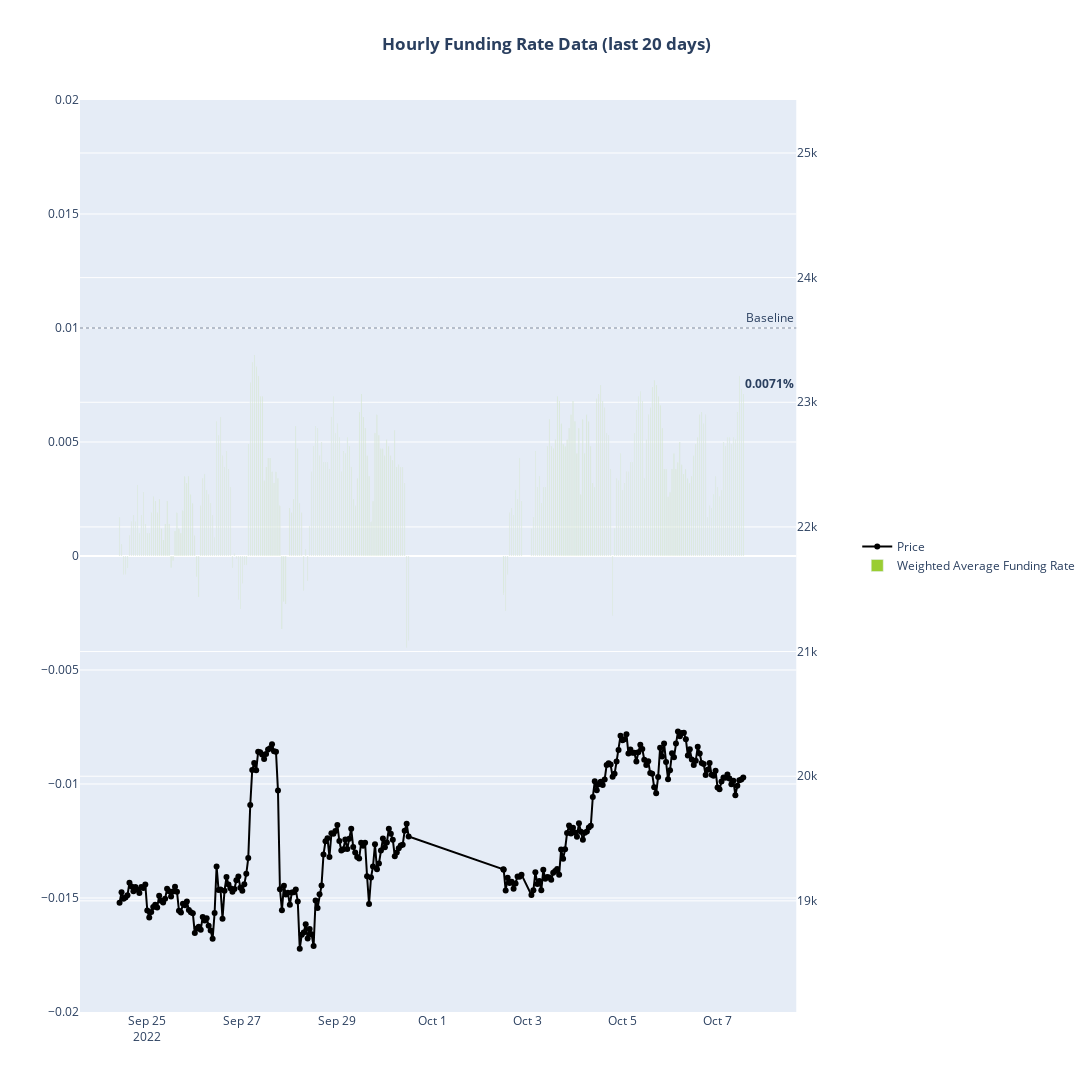

Notebook code for this chart:
### Markdown cell above
# Hourly funding rate

### Code cell
df = read_csv_sftp('IP_ADDRESS', 'gustavo', '/home/gustavo/btc_futures_data/hour_funding_rate.csv')
#df = pd.read_csv('hour_funding_rate.csv')

df['date'] = pd.to_datetime(df['date'])
df['date'] = df['date'].dt.tz_localize('UTC').dt.tz_convert('Europe/Budapest')

df.set_index('date', inplace=True)

#df.head()

mask_usdt = df['type'] == 'USDT'
mask_token = df['type'] == 'TOKEN'

se_usdt_weighted_mean_funding_rate = df[mask_usdt]['weighted_mean_funding_rate']
se_token_weighted_mean_funding_rate = df[mask_token]['weighted_mean_funding_rate']

se_weighted_mean_funding_rate = round((se_token_weighted_mean_funding_rate + se_usdt_weighted_mean_funding_rate) / 2, 4)


# Chart config

# date filter, gets date from 20 days ago
days = 20
date_filter = (datetime.datetime.now() - datetime.timedelta(days = days)).strftime('%Y-%m-%d')

# Instantiate fig with 2 y axis
fig = make_subplots(specs=[[{"secondary_y": True}]])

# Add price plot
fig.add_trace(go.Scatter(x=df[mask_usdt][date_filter:].index, 
                         y=df[mask_usdt][date_filter:]['price'],
                         name="Price",
                         mode='lines+markers',
                         ),
                         secondary_y=True,
                         
             )

# Add funding rate plot
fig.add_trace(go.Bar(x=df[mask_usdt][date_filter:].index, 
                         y=se_weighted_mean_funding_rate[date_filter:],
                         name="Weighted Average Funding Rate"            
                        ),
                        secondary_y=False
                        
             )

# Change axis ranges
fig.update_yaxes(range=[df['price'].min() - 500 , df['price'].max() + 500], secondary_y=True)
fig.update_yaxes(range=[-0.02, 0.02], secondary_y=False)

# Add horizontal line
fig.add_hline(y=0.01, line_dash="dot", opacity=0.3, annotation_text='Baseline')

# Change color of primary y axis
fig.update_traces(marker_color='yellowgreen', secondary_y=False)
fig.update_traces(marker_color='black', secondary_y=True)

# Add annotation to current funding rate
fig.add_annotation(x=df[mask_usdt][date_filter:].index[-1], 
                   y=se_weighted_mean_funding_rate[date_filter:][-1],
                   text='<b>{}%</b>'.format(se_weighted_mean_funding_rate[-1]),
                   showarrow=False,
                   xanchor='left',
                   yanchor='bottom',
                   )


# Add Title and height
fig.update_layout(legend=dict(y=0.5, font_size=12), 
                  height=1200, 
                  width=1800,
                  title='<B>Hourly Funding Rate Data (last {} days)</B>'.format(days),
                  title_x=0.5,
                  )



fig.show()

### Figure 1 — Plotly figure (JSON) as saved in the notebook; plotly's stock layout.template omitted (floating-point values rounded to 4 significant figures; data arrays with more than 128 entries replaced by an {"elided": "..."} marker saying what was removed)
{"data": [{"marker": {"color": "black"}, "mode": "lines+markers", "name": "Price", "type": "scatter", "x": {"elided": "266 str values"}, "xaxis": "x", "y": {"elided": "266 float values"}, "yaxis": "y2"}, {"marker": {"color": "yellowgreen"}, "name": "Weighted Average Funding Rate", "type": "bar", "x": {"elided": "266 str values"}, "xaxis": "x", "y": {"elided": "266 float values"}, "yaxis": "y"}], "layout": {"annotations": [{"showarrow": false, "text": "Baseline", "x": 1, "xanchor": "right", "xref": "x domain", "y": 0.01, "yanchor": "bottom", "yref": "y"}, {"showarrow": false, "text": "<b>0.0071%</b>", "x": "2022-10-07T13:00:00+02:00", "xanchor": "left", "y": 0.0071, "yanchor": "bottom"}], "height": 1200, "legend": {"font": {"size": 12}, "y": 0.5}, "shapes": [{"line": {"dash": "dot"}, "opacity": 0.3, "type": "line", "x0": 0, "x1": 1, "xref": "x domain", "y0": 0.01, "y1": 0.01, "yref": "y"}], "title": {"text": "<B>Hourly Funding Rate Data (last 20 days)</B>", "x": 0.5}, "width": 1800, "xaxis": {"anchor": "y", "domain": [0, 0.94]}, "yaxis": {"anchor": "x", "domain": [0, 1], "range": [-0.02, 0.02]}, "yaxis2": {"anchor": "x", "overlaying": "y", "range": [18110.0, 25425], "side": "right"}}}
